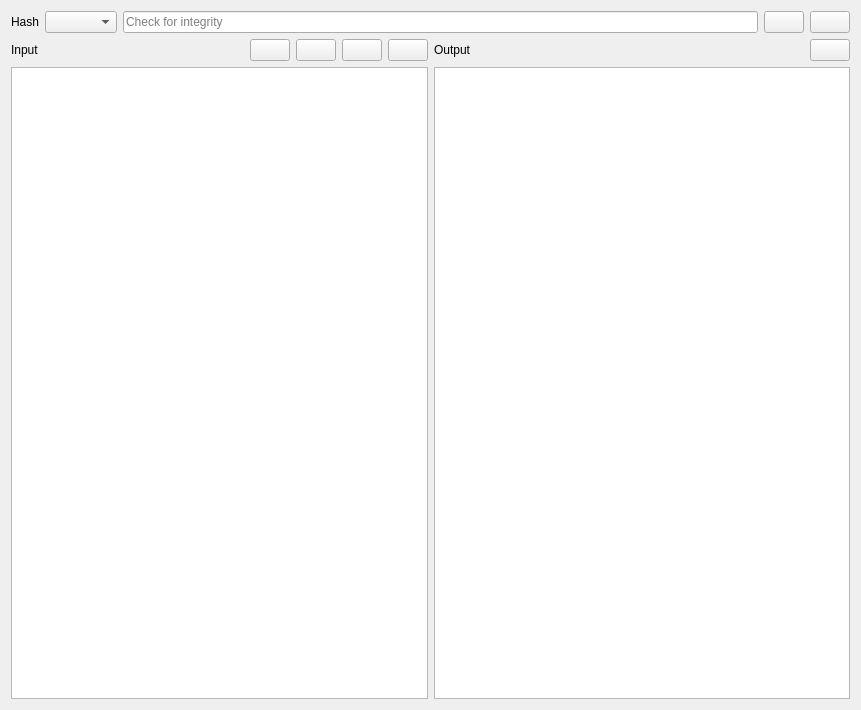
<?xml version="1.0" encoding="UTF-8"?>
<ui version="4.0">
 <class>HashWidget</class>
 <widget class="QWidget" name="HashWidget">
  <property name="geometry">
   <rect>
    <x>0</x>
    <y>0</y>
    <width>861</width>
    <height>710</height>
   </rect>
  </property>
  <property name="windowTitle">
   <string>Form</string>
  </property>
  <property name="locale">
   <locale language="English" country="UnitedStates"/>
  </property>
  <layout class="QVBoxLayout" name="verticalLayout_5">
   <item>
    <layout class="QHBoxLayout" name="horizontalLayout">
     <item>
      <widget class="QLabel" name="label">
       <property name="text">
        <string>Hash</string>
       </property>
      </widget>
     </item>
     <item>
      <widget class="QComboBox" name="comboBox"/>
     </item>
     <item>
      <widget class="QLineEdit" name="lineEdit">
       <property name="placeholderText">
        <string>Check for integrity</string>
       </property>
      </widget>
     </item>
     <item>
      <widget class="QPushButton" name="pasteIntegrityCheckButton">
       <property name="text">
        <string/>
       </property>
       <property name="icon">
        <iconset theme="QIcon::ThemeIcon::EditPaste"/>
       </property>
      </widget>
     </item>
     <item>
      <widget class="QPushButton" name="clearIntegrityCheckButton">
       <property name="text">
        <string/>
       </property>
       <property name="icon">
        <iconset theme="QIcon::ThemeIcon::EditClear"/>
       </property>
      </widget>
     </item>
    </layout>
   </item>
   <item>
    <layout class="QHBoxLayout" name="horizontalLayout_2">
     <item>
      <layout class="QVBoxLayout" name="verticalLayout_3">
       <item>
        <layout class="QHBoxLayout" name="horizontalLayout_3">
         <item>
          <widget class="QLabel" name="label_2">
           <property name="text">
            <string>Input</string>
           </property>
          </widget>
         </item>
         <item>
          <spacer name="horizontalSpacer_2">
           <property name="orientation">
            <enum>Qt::Orientation::Horizontal</enum>
           </property>
           <property name="sizeHint" stdset="0">
            <size>
             <width>40</width>
             <height>20</height>
            </size>
           </property>
          </spacer>
         </item>
         <item>
          <widget class="QPushButton" name="openInputButton">
           <property name="toolTip">
            <string>Open</string>
           </property>
           <property name="text">
            <string/>
           </property>
           <property name="icon">
            <iconset theme="QIcon::ThemeIcon::DocumentOpen"/>
           </property>
          </widget>
         </item>
         <item>
          <widget class="QPushButton" name="copyInputButton">
           <property name="toolTip">
            <string>Copy</string>
           </property>
           <property name="text">
            <string/>
           </property>
           <property name="icon">
            <iconset theme="QIcon::ThemeIcon::EditCopy"/>
           </property>
          </widget>
         </item>
         <item>
          <widget class="QPushButton" name="pasteInputButton">
           <property name="toolTip">
            <string>Paste</string>
           </property>
           <property name="text">
            <string/>
           </property>
           <property name="icon">
            <iconset theme="QIcon::ThemeIcon::EditPaste"/>
           </property>
          </widget>
         </item>
         <item>
          <widget class="QPushButton" name="clearInpututton">
           <property name="toolTip">
            <string>Clear</string>
           </property>
           <property name="text">
            <string/>
           </property>
           <property name="icon">
            <iconset theme="QIcon::ThemeIcon::EditClear"/>
           </property>
          </widget>
         </item>
        </layout>
       </item>
       <item>
        <widget class="QPlainTextEdit" name="plainTextEdit"/>
       </item>
      </layout>
     </item>
     <item>
      <layout class="QVBoxLayout" name="verticalLayout_4">
       <item>
        <layout class="QHBoxLayout" name="horizontalLayout_4">
         <item>
          <widget class="QLabel" name="label_3">
           <property name="text">
            <string>Output</string>
           </property>
          </widget>
         </item>
         <item>
          <spacer name="horizontalSpacer_3">
           <property name="orientation">
            <enum>Qt::Orientation::Horizontal</enum>
           </property>
           <property name="sizeHint" stdset="0">
            <size>
             <width>40</width>
             <height>20</height>
            </size>
           </property>
          </spacer>
         </item>
         <item>
          <widget class="QPushButton" name="copyOutputButton">
           <property name="toolTip">
            <string>Copy</string>
           </property>
           <property name="text">
            <string/>
           </property>
           <property name="icon">
            <iconset theme="QIcon::ThemeIcon::EditCopy"/>
           </property>
          </widget>
         </item>
        </layout>
       </item>
       <item>
        <widget class="QPlainTextEdit" name="plainTextEdit_2"/>
       </item>
      </layout>
     </item>
    </layout>
   </item>
  </layout>
 </widget>
 <resources/>
 <connections/>
</ui>
